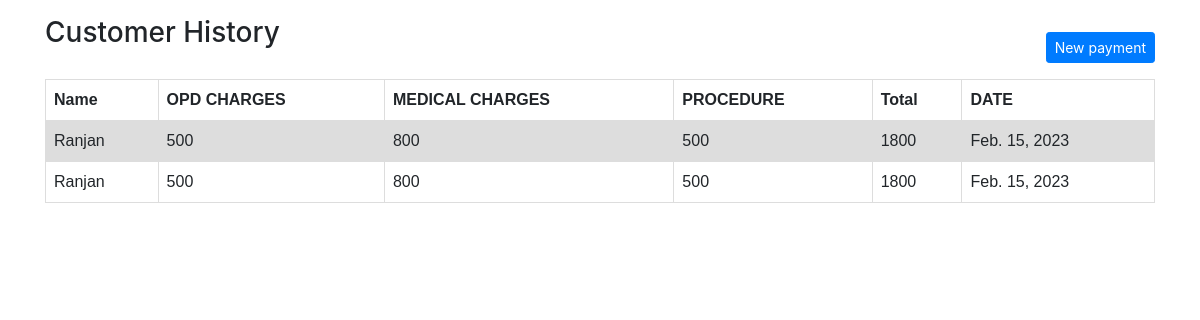
/paymenthistory (signed in), run on the app's committed database.
### website/models.py (models this page shows, shortened)
class payment(models.Model):
    opd = models.IntegerField( null =True, blank= True)
    med = models.IntegerField(null =True, blank= True)
    procedure = models.IntegerField( null =True, blank= True)
    status = models.CharField(max_length=10, choices=STATUS_CHOICES, default='no')
    Customer_info = models.ForeignKey(Customer, on_delete=models.CASCADE)
    total = models.IntegerField(null =True, blank= True)

class Customer(models.Model):
    user = models.ForeignKey(User, on_delete=models.PROTECT, null =True, blank=True)
    name = models.CharField( max_length=50)
    dt = models.DateField(auto_now_add=True, null= True)
    def __str__(self):
        return self.name

### website/views.py (the view)
# urls.py: path('paymenthistory', views.paymentHistory, name='paymentHistory' ),
def paymentHistory(request):
    obj = Customer.objects.filter(user=request.user).last()
    paymenthistory = payment.objects.filter(Customer_info=obj)
    return render(request, 'user.html', {"payment": paymenthistory})

### website/Templates/user.html (shortened to what this page needs)
<!DOCTYPE html>
<html>
<head>
  <link rel="stylesheet" href="https://cdn.jsdelivr.net/npm/bootstrap@4.3.1/dist/css/bootstrap.min.css">
</head>
<body>
  <div class ="container my-3">
    <div class="d-flex" style ="justify-content: space-between">
      <h3>Customer History</h3>
      <a class="btn btn-primary btn-sm my-3" href="{% url 'register' %}" role="button">New payment</a>
    </div>
    <table>
      <tr>
        <th>Name</th>
        <th>OPD CHARGES</th>
        <th> MEDICAL CHARGES</th>
        <th> PROCEDURE</th>
        <th> Total</th>
        <th> DATE</th>
      </tr>
        {% for i in payment %}
        <tr class = "center">
          <td>{{i.Customer_info}} </td>
          <td>{{i.opd}} </td>
          <td>{{i.med}} </td>
          <td>{{i.procedure}} </td>
          <td>{{i.total}} </td>
          <td>{{i.Customer_info.dt}} </td>
        </tr>
        {% endfor%}
    </table>
  </div>
</body>
</html>

### website/Templates/user.html (style rules this page uses)
table { font-family: arial, sans-serif; border-collapse: collapse; width: 100%; }
td, th { border: 1px solid #dddddd; text-align: left; padding: 8px; }
tr:nth-child(even) { background-color: #dddddd; }

### data on the page
payment: Customer_info "Ranjan", opd "500", med "800", procedure "500", total "1800", Customer_info.dt "Feb. 15, 2023"
payment: Customer_info "Ranjan", opd "500", med "800", procedure "500", total "1800", Customer_info.dt "Feb. 15, 2023"
